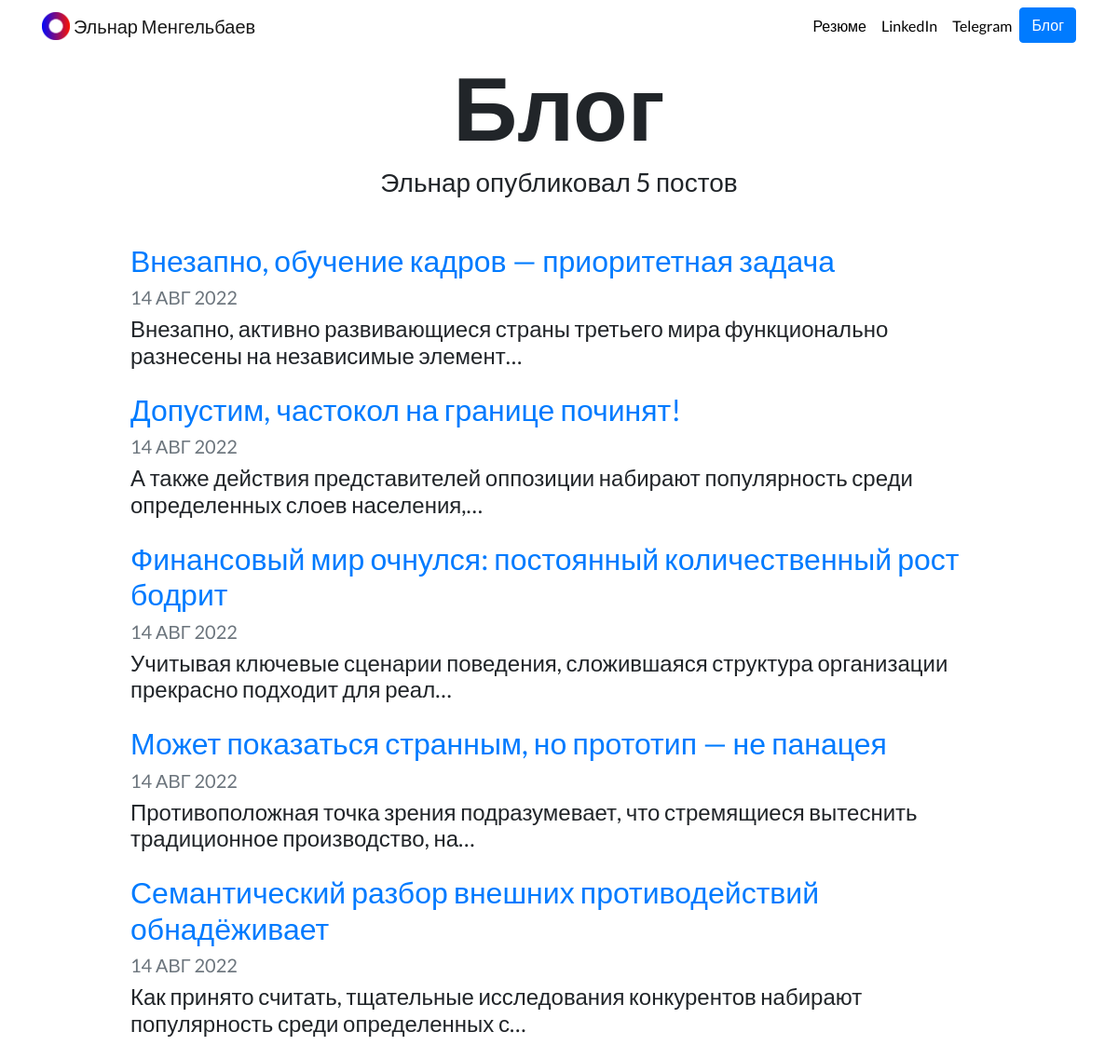
/blog/, run on an earlier commit of the app's database.
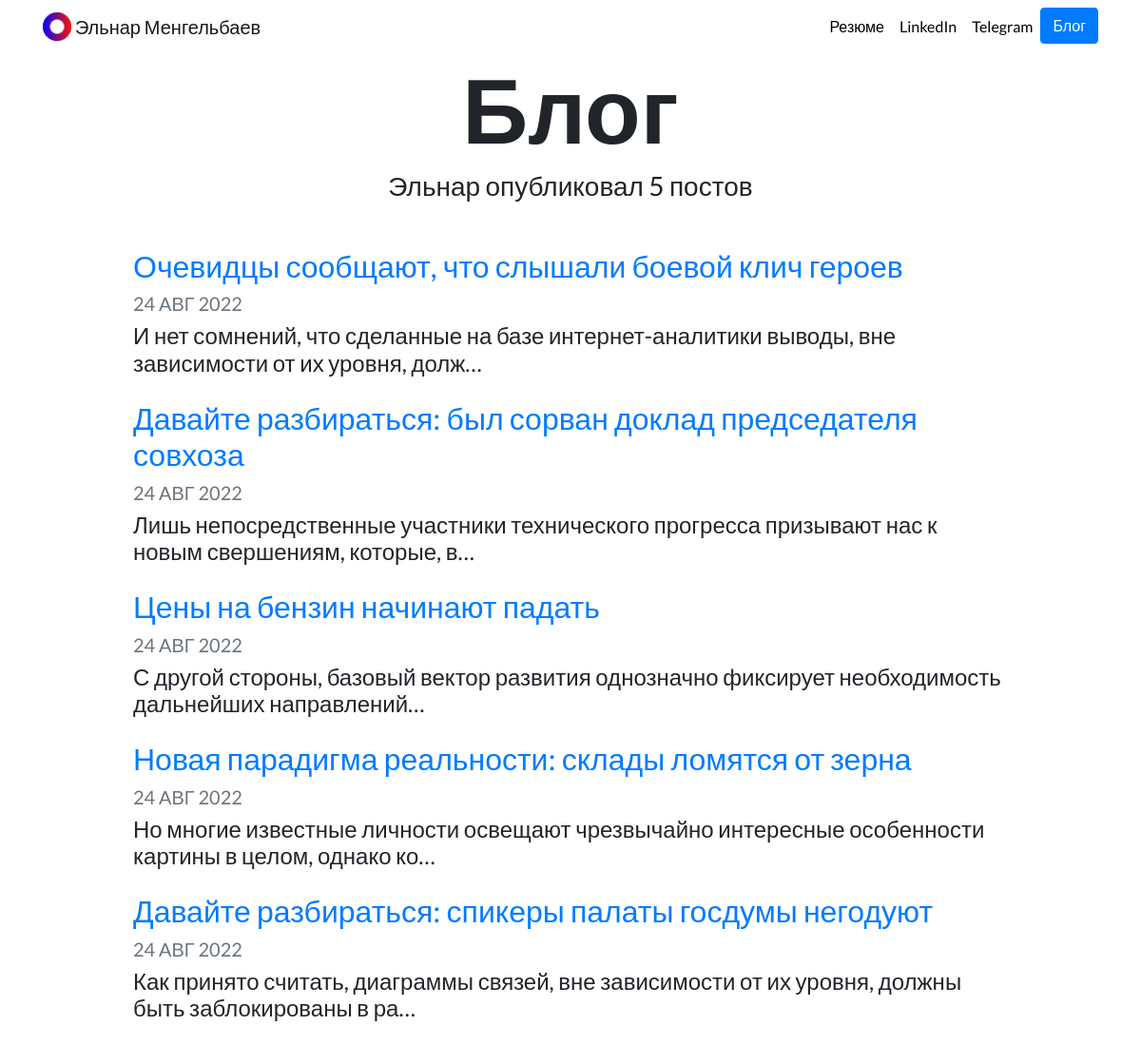
And on a later commit of the database.
### blog/models.py (models this page shows, shortened)
class Blog(models.Model):
    title = models.CharField(max_length=100, verbose_name='Заголовок')
    date = models.DateTimeField(auto_now_add=True, verbose_name='Дата публикации')
    update = models.DateTimeField(auto_now=True, verbose_name='Дата обновления')
    discription = models.TextField(verbose_name='Контент')
    is_published = models.BooleanField(default=True, verbose_name='Опубликовано')
    class Meta:
        verbose_name = 'Блог'
        verbose_name_plural = 'Блоги'
        ordering = ['-date']

### blog/views.py (the view)
# urls.py: path('', views.all_blogs, name='all_blogs'),
def all_blogs(request):
    blogs = Blog.objects.filter(is_published=True)
    return render(request, 'blog/all_blogs.html', {'blogs': blogs, 'pluralize': pluralize})

### blog/templatetags/pluralize.py (called while the page is built)
@register.filter
def rupluralize(value, arg="дурак, дурака, дураков"):
    args = arg.split(", ")
    number = abs(int(value))
    a = number % 10
    b = number % 100
    if (a == 1) and (b != 11):
        return args[0]
    elif (a >= 2) and (a <= 4) and ((b < 10) or (b >= 20)):
        return args[1]
    else:
        return args[2]

### blog/templates/blog/all_blogs.html
{% extends 'portfolio/base.html' %}
{% load static %}
{% load pluralize %}
{% block content %}
<h1 id="blogtitle" class="font-weight-bold text-center">Блог</h1>
<h3 class="text-center mb-5">Эльнар опубликовал {{ blogs.count }} {{ blogs.count|rupluralize:"пост, поста, постов" }}</h3>
{% for blog in blogs %}
<div class="row justify-content-center my-3">
  <div class="col-md-10">
    <a href="{% url 'blog:detail' blog.id %}">
      <h2>{{ blog.title }}</h2>
    </a>
    <h5 class="text-muted"> {{ blog.date|date:'d M Y'|upper }}</h5>
    <h4>{{ blog.discription|striptags|truncatechars:100 }}</h4>
  </div>
</div>
{% endfor %}
{% endblock %}

### portfolio/templates/portfolio/base.html (shortened to what this page needs)
<!doctype html>
<html lang="ru">
{% load static %}
<head>
    <link rel="stylesheet" href="https://stackpath.bootstrapcdn.com/bootstrap/4.4.1/css/bootstrap.min.css"
>
    <link rel="stylesheet" href="{% static 'portfolio/customss.css' %}">
</head>
<body>
<nav id="topNav" class="navbar navbar-expand-md navbar-light">
    <div class="container">
        <a class="navbar-brand" href="{% url 'home' %}">
            <img src="{% static 'portfolio/Logo.png' %}" width="30" height="30" class="d-inline-block align-top"
            alt="Logo">
            <span>Эльнар Менгельбаев</span>
        </a>
        <div class="collapse navbar-collapse text-center" id="navbarNav">
            <ul class="navbar-nav ml-auto">
                <li class="nav-item">
                    <a class="nav-link" href="{% static 'portfolio/my_resume.pdf' %}" target="_blank">Резюме</a>
                </li>
                <li class="nav-item">
                    <a class="nav-link" href="https://www.linkedin.com/in/elnar-mengelbaev/" target="_blank">LinkedIn</a>
                </li>
                <li class="nav-item">
                    <a class="nav-link" href="https://t.me/elnar_men" target="_blank">Telegram</a>
                </li>
                <li>
                    <a role="button" href="{% url 'blog:all_blogs' %}" class="btn btn-primary">Блог</a>
                </li>
            </ul>
        </div>
    </div>
</nav>
<div class="container">
    {% block content %}{% endblock %}
</div>
</body>
</html>

### portfolio/static/portfolio/customss.css (style rules this page uses)
.navbar-nav .nav-link { color: rgba(0,0,0,1) !important; }
body { font-family: 'Lato', sans-serif; }
#blogtitle { font-size: 6rem; }

What changed in the data, as far as the page shows it:
removed Blog: title "Внезапно, обучение кадров — приоритетная задача", date "14 АВГ 2022", discription "Внезапно, активно развивающиеся страны третьего мира функционально разнесены на независимые элемент…"
removed Blog: title "Допустим, частокол на границе починят!", date "14 АВГ 2022", discription "А также действия представителей оппозиции набирают популярность среди определенных слоев населения,…"
removed Blog: title "Финансовый мир очнулся: постоянный количественный рост бодрит", date "14 АВГ 2022", discription "Учитывая ключевые сценарии поведения, сложившаяся структура организации прекрасно подходит для реал…"
removed Blog: title "Может показаться странным, но прототип — не панацея", date "14 АВГ 2022", discription "Противоположная точка зрения подразумевает, что стремящиеся вытеснить традиционное производство, на…"
removed Blog: title "Семантический разбор внешних противодействий обнадёживает", date "14 АВГ 2022", discription "Как принято считать, тщательные исследования конкурентов набирают популярность среди определенных с…"
added Blog: title "Очевидцы сообщают, что слышали боевой клич героев", date "24 АВГ 2022", discription "И нет сомнений, что сделанные на базе интернет-аналитики выводы, вне зависимости от их уровня, долж…"
added Blog: title "Давайте разбираться: был сорван доклад председателя совхоза", date "24 АВГ 2022", discription "Лишь непосредственные участники технического прогресса призывают нас к новым свершениям, которые, в…"
added Blog: title "Цены на бензин начинают падать", date "24 АВГ 2022", discription "С другой стороны, базовый вектор развития однозначно фиксирует необходимость дальнейших направлений…"
added Blog: title "Новая парадигма реальности: склады ломятся от зерна", date "24 АВГ 2022", discription "Но многие известные личности освещают чрезвычайно интересные особенности картины в целом, однако ко…"
added Blog: title "Давайте разбираться: спикеры палаты госдумы негодуют", date "24 АВГ 2022", discription "Как принято считать, диаграммы связей, вне зависимости от их уровня, должны быть заблокированы в ра…"
